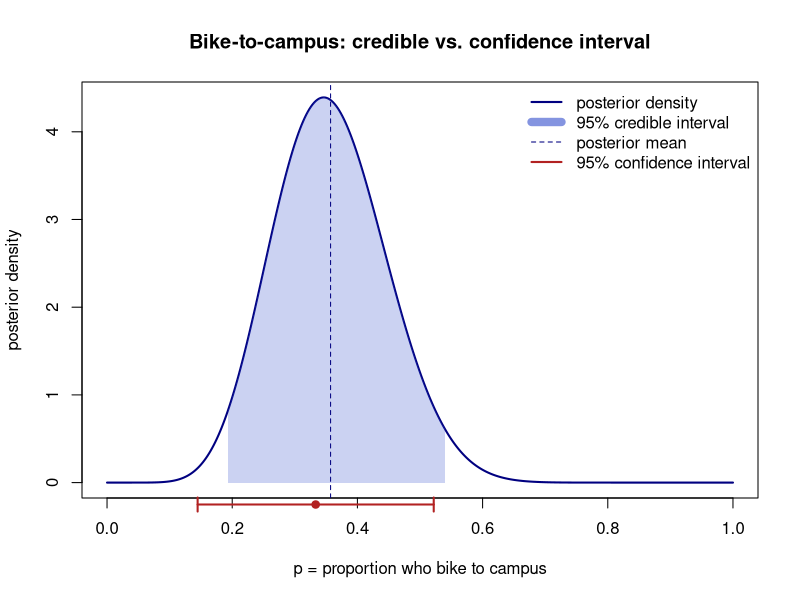
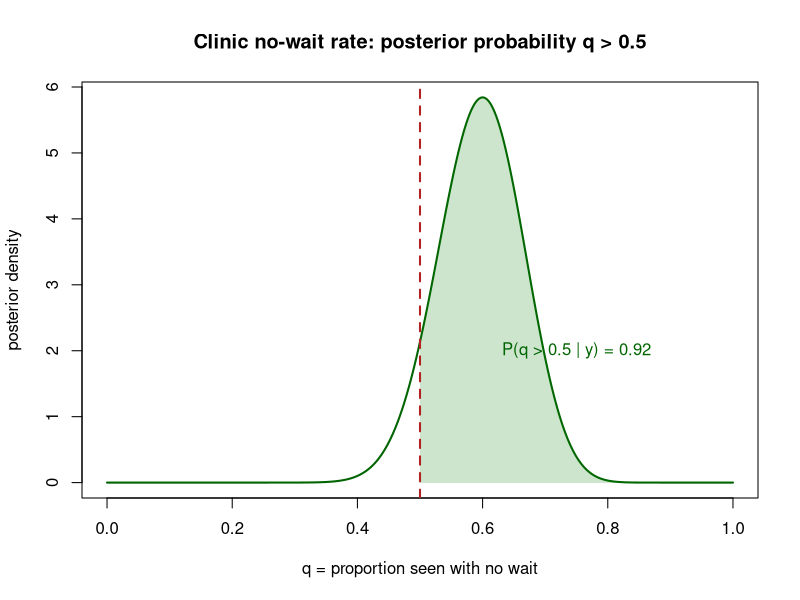

Here is the R script that generated these plots, in order:
## ---- chunk 1
#| label: fig-bike-two-intervals
#| fig-cap: "Posterior Beta(10,18) for the bike-to-campus proportion, with its 95% credible interval (shaded) and the classical 95% confidence interval (bracket below). The numbers nearly coincide; the meanings do not."
#| fig-alt: "A bell-shaped posterior density peaking near 0.36. A shaded band under the curve marks the 95% credible interval from about 0.20 to 0.53. Below the axis, a separate horizontal bracket marks the classical confidence interval from about 0.14 to 0.52, slightly wider and shifted left."
set.seed(1212)
# Posterior Beta(10,18)
a <- 10; b <- 18
curve(dbeta(x, a, b), from = 0, to = 1, n = 400,
      lwd = 2, col = "navy",
      xlab = "p = proportion who bike to campus", ylab = "posterior density",
      main = "Bike-to-campus: credible vs. confidence interval")

# 95% credible interval (central posterior region) -- shade it
ci_lo <- qbeta(0.025, a, b); ci_hi <- qbeta(0.975, a, b)
xs <- seq(ci_lo, ci_hi, length.out = 200)
polygon(c(ci_lo, xs, ci_hi), c(0, dbeta(xs, a, b), 0),
        col = rgb(0.2, 0.3, 0.8, 0.25), border = NA)
abline(v = a / (a + b), col = "navy", lty = 2)  # posterior mean

# 95% classical confidence interval (normal approximation) drawn as a bracket
phat <- 8 / 24; se <- sqrt(phat * (1 - phat) / 24)
conf_lo <- phat - 1.96 * se; conf_hi <- phat + 1.96 * se
yb <- -0.25  # below the axis
segments(conf_lo, yb, conf_hi, yb, lwd = 2, col = "firebrick", xpd = TRUE)
segments(c(conf_lo, conf_hi), yb - 0.08, c(conf_lo, conf_hi), yb + 0.08,
         lwd = 2, col = "firebrick", xpd = TRUE)
points(phat, yb, pch = 19, col = "firebrick", xpd = TRUE)

legend("topright", bty = "n",
       legend = c("posterior density", "95% credible interval",
                  "posterior mean", "95% confidence interval"),
       col = c("navy", rgb(0.2,0.3,0.8,0.6), "navy", "firebrick"),
       lwd = c(2, 8, 1, 2), lty = c(1, 1, 2, 1))

cat(sprintf("Credible interval:   [%.3f, %.3f]\n", ci_lo, ci_hi))
cat(sprintf("Confidence interval: [%.3f, %.3f]\n", conf_lo, conf_hi))
cat(sprintf("Posterior mean: %.3f   Sample proportion: %.3f\n", a/(a+b), phat))
## ---- chunk 2
#| label: fig-clinic-hypothesis
#| fig-cap: "Posterior Beta(31,21) for the clinic no-wait rate. The shaded region to the right of 0.5 is the posterior probability that more than half of walk-ins wait none."
#| fig-alt: "A posterior density peaking near 0.60. A vertical line at 0.5 splits it; the large shaded area to the right of 0.5 represents about 91 percent of the distribution, labeled as the posterior probability that the rate exceeds one half."
set.seed(50)
a2 <- 31; b2 <- 21
curve(dbeta(x, a2, b2), from = 0, to = 1, n = 400,
      lwd = 2, col = "darkgreen",
      xlab = "q = proportion seen with no wait", ylab = "posterior density",
      main = "Clinic no-wait rate: posterior probability q > 0.5")
xs <- seq(0.5, 1, length.out = 200)
polygon(c(0.5, xs, 1), c(0, dbeta(xs, a2, b2), 0),
        col = rgb(0, 0.5, 0, 0.2), border = NA)
abline(v = 0.5, col = "firebrick", lwd = 2, lty = 2)
prob_gt <- 1 - pbeta(0.5, a2, b2)
text(0.75, 2, sprintf("P(q > 0.5 | y) = %.2f", prob_gt), col = "darkgreen")
cat(sprintf("Posterior P(q > 0.5 | data) = %.3f\n", prob_gt))
